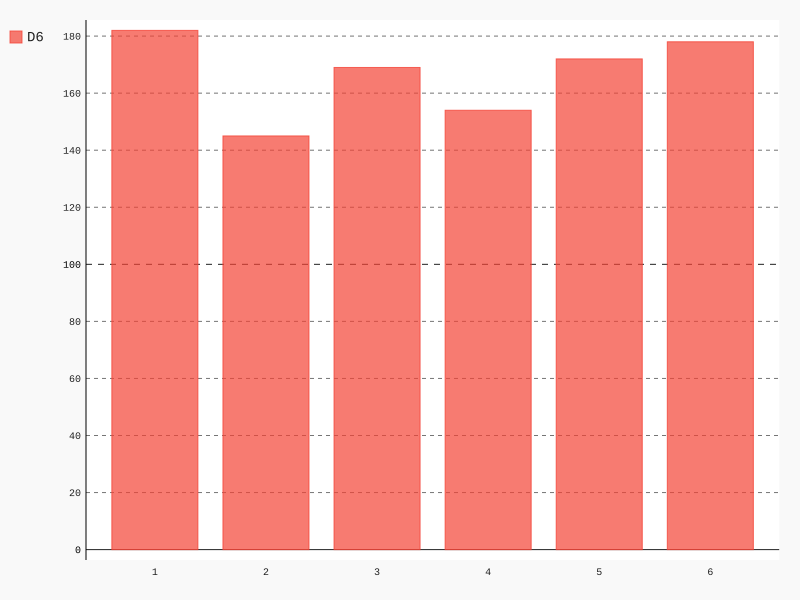

This figure's Python source:
from dice import Dice
import matplotlib.pyplot as plt
import pygal


dice = Dice()

res = []
for i in range(1000):
    r = dice.roll()
    res.append(r)
print(type(res))

# 计算每个点出现的次数
count = []
for i in range(1, dice.num_sides + 1):
    c = res.count(i)
    count.append(c)
print(count)

# plt.scatter(range(1, dice.num_sides + 1), count)
# plt.tick_params(axis='both',which='major',labelsize=14)
# plt.show()

hist = pygal.Bar()
hist.x_labels = ['1', '2', '3', '4', '5', '6']
hist.add('D6', count)
hist.render_to_file('dice_visual.svg')
